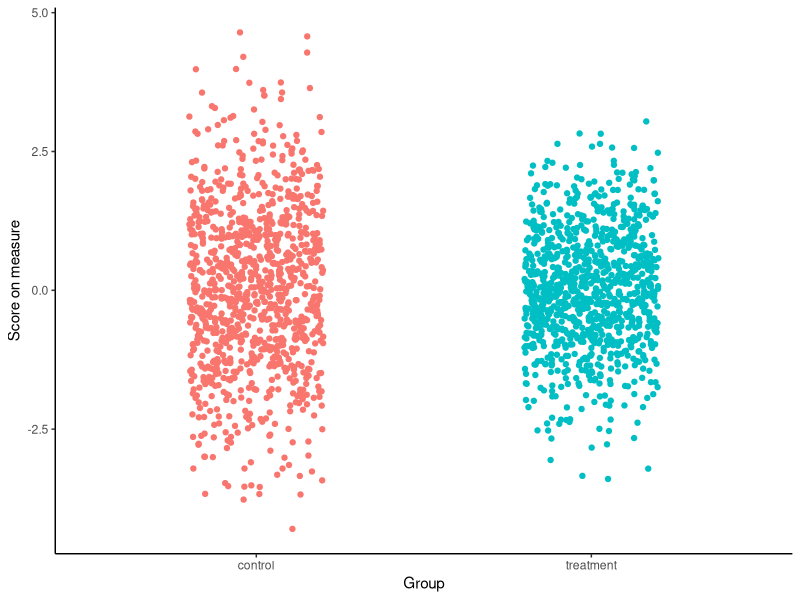
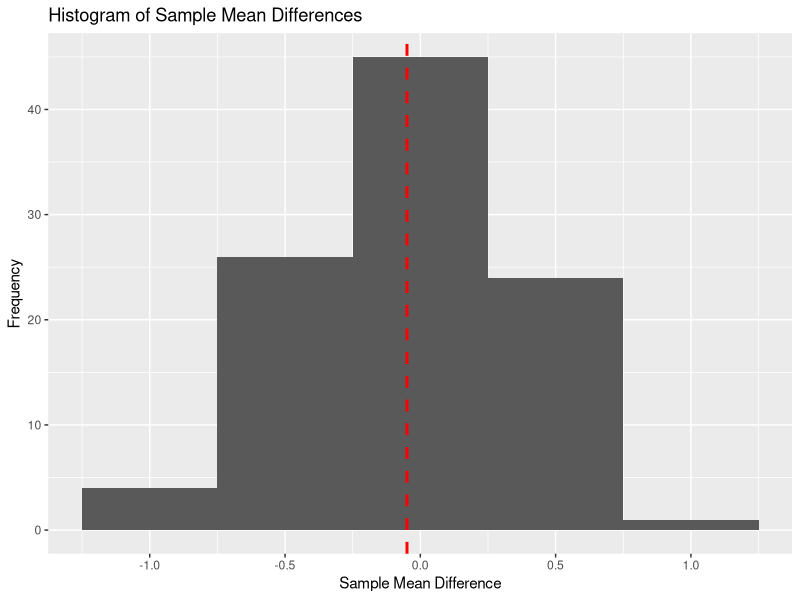
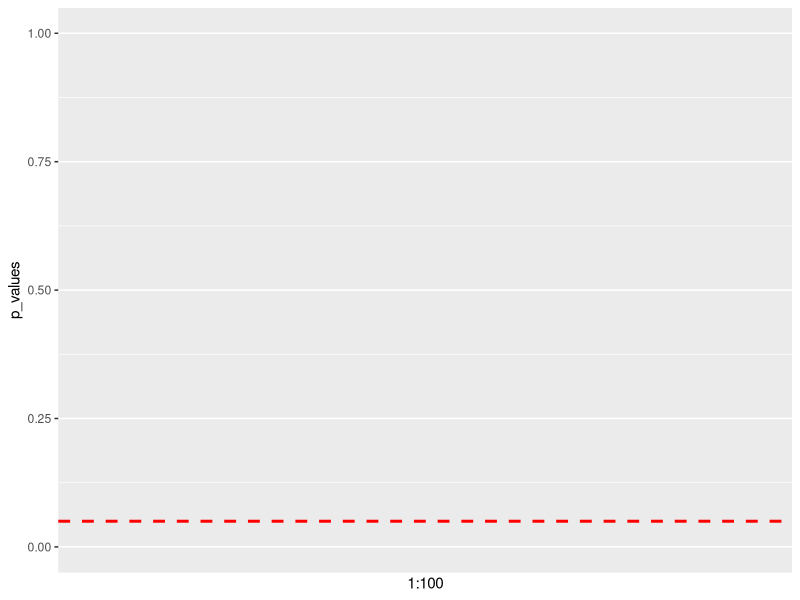
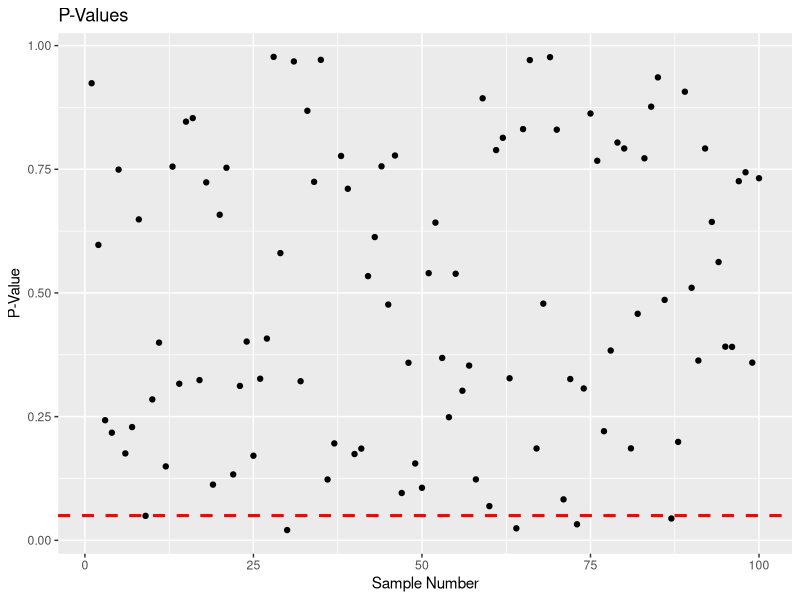
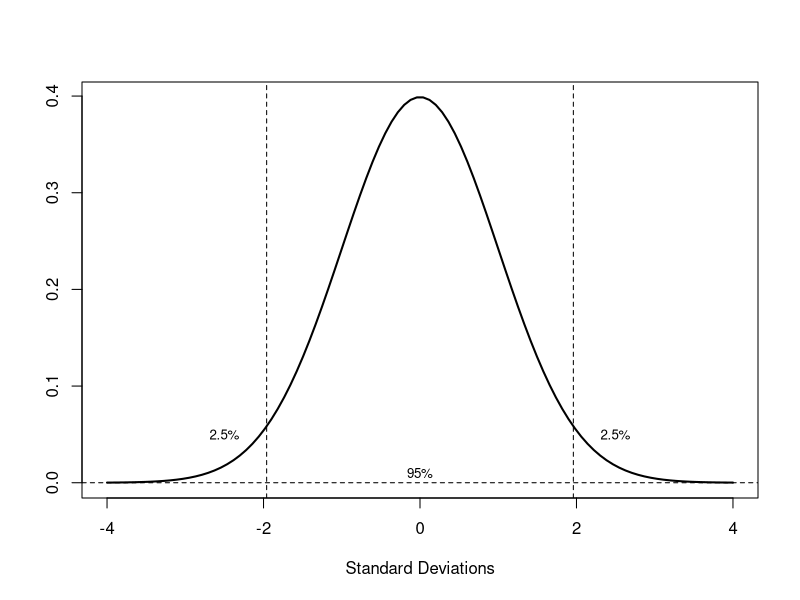
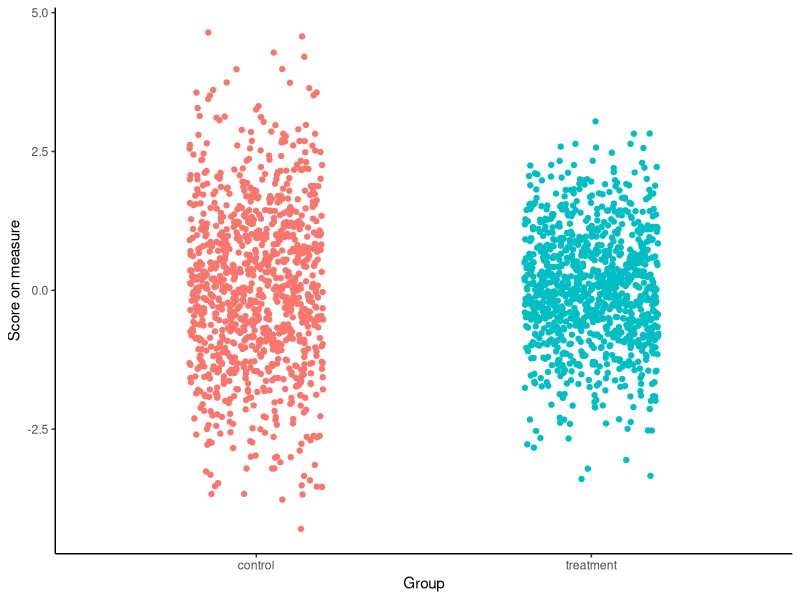

Recreate these plots in R, in order.
## ---- chunk 1


# generate a dataframe made of 2 vectors named Treatment and Control. Each vector has 1000 elements generated from a normal distribution with mean 0. Treatment has an SD of 3 and Control has an SD of 1.

#treatment <- rnorm(1000, mean = 0, sd = 1)
#control <- rnorm(1000, mean = 0, sd = 1.5)

#data <- data.frame(treatment, control)

#write.csv(data, "popData.csv")

data <- read.csv("Datasets/popData.csv")

# plot a scatterplot of the data using ggplot2. reorganise the data into long format first.


library(ggplot2)

data_long <- data.frame(
  group = c(rep("treatment", 1000), rep("control", 1000)),
  value = c(data$treatment, data$control)
)


# show a scatterplot of the data with colour representing group membership

ggplot(data_long, aes(x = group, y = value, colour = group)) +
  geom_jitter(width = 0.2, height = 0) +
  theme_classic() +
  theme(legend.position = "none") +
  labs(x = "Group", y = "Score on measure")





## ---- chunk 2


# generate a dataframe made of 2 vectors named Treatment and Control. Each vector has 1000 elements generated from a normal distribution with mean 0. Treatment has an SD of 3 and Control has an SD of 1.


# plot a scatterplot of the data using ggplot2. reorganise the data into long format first.




# Create 100 random samples of size 20 from the treatment and control vectors. Calculate the mean of each sample and store it in a vector called sample_means.

sample_mean_diffs <- c()
p_values <- c()
conf_int <- c()
cohens_d <- c()

set.seed(1232)

for (i in 1:100) {
  sample1 <- sample(data$treatment, size = 20)
  sample2 <- sample(data$control, size = 20)
  sample_mean_diffs[i] <- mean(sample1) - mean(sample2)
  p_values[i] <- t.test(sample1, sample2)$p.value
  conf_int[i] <- t.test(sample1, sample2)$conf.int[2] - t.test(sample1, sample2)$conf.int[1]
  cohens_d[i] <- (mean(sample1) - mean(sample2)) / sqrt(((length(sample1) - 1) * var(sample1) + (length(sample2) - 1) * var(sample2)) / (length(sample1) + length(sample2) - 2))
}


# Plot a histogram of the sample means using ggplot2

library(ggplot2)

ggplot(data.frame(sample_mean_diffs), aes(x = sample_mean_diffs)) +
  geom_histogram(binwidth = 0.5) +
  geom_vline(aes(xintercept = mean(sample_mean_diffs)), color = "red", linetype = "dashed", size = 1) +
  ggtitle("Histogram of Sample Mean Differences") +
  xlab("Sample Mean Difference") +
  ylab("Frequency")


## ---- chunk 3

p <- ggplot(data.frame(p_values), aes(x = 1:100, y = p_values)) +
  geom_hline(aes(yintercept = 0.05), color = "red", linetype = "dashed", size = 1)

# set ylim to c(0, 1) to zoom in on the p-values

p + ylim(c(0, 1)) 

## ---- chunk 4


# Plot a the p-values using ggplot2. use a scatterplot with the x-axis being the sample number and the y-axis being the p-value.


p <- p+  geom_point() +
  geom_hline(aes(yintercept = 0.05), color = "red", linetype = "dashed", size = 1) +
  ggtitle("P-Values") +
  xlab("Sample Number") +
  ylab("P-Value")

library(gganimate)

p1 <- p + transition_states(1:100, transition_length = 2) + 
  shadow_mark() +
  enter_fade() 

animate(p1, fps = 5, duration = 20, end_pause = 10)





## ---- chunk 5

p

## ---- chunk 6

# plot of notmal distribution with 2.5% shaded on each side

x <- seq(-4, 4, length=100)

y <- dnorm(x, mean=0, sd=1)

plot(x, y, type="l", lwd=2, xlab="Standard Deviations", ylab="")

abline(v=c(-1.96, 1.96), lty=2)

abline(h=0, lty=2)


## add labels to represent the percentages of the distribution in the shaded and non-shaded areas

text(-2.5, 0.05, "2.5%", cex=0.8)

text(2.5, 0.05, "2.5%", cex=0.8)

text(0, 0.01, "95%", cex=0.8)

## ---- chunk 7
ggplot(data_long, aes(x = group, y = value, colour = group)) +
  geom_jitter(width = 0.2, height = 0) +
  theme_classic() +
  theme(legend.position = "none") +
  labs(x = "Group", y = "Score on measure")
